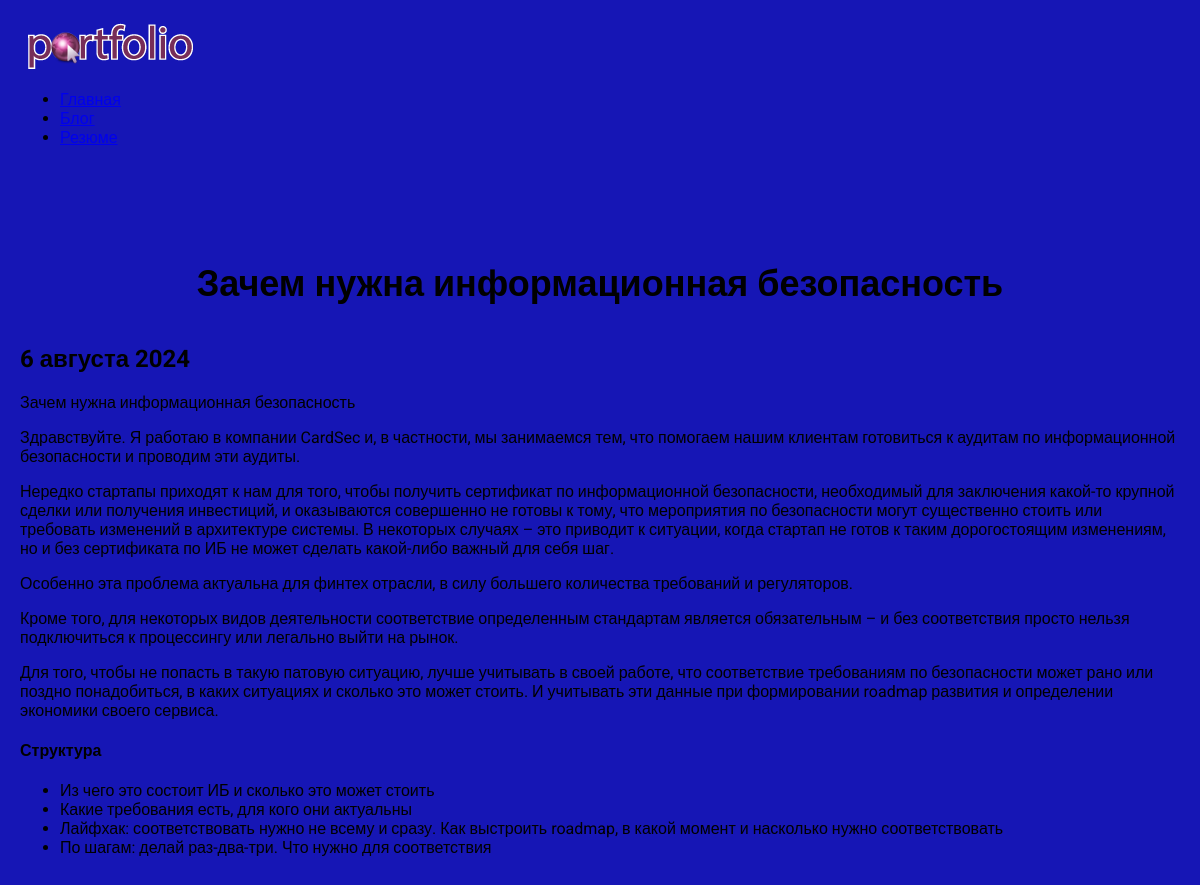
The app's page /blog/4/ with its own data.
### blog/models.py (models this page shows, shortened)
class Blog(models.Model):
    title = models.CharField(max_length=200)
    description = models.TextField()
    date = models.DateField()

### blog/views.py (the view)
# urls.py: path('<int:blog_id>/', views.detail, name="detail"),
def detail(request, blog_id):
    blog = get_object_or_404(Blog, pk=blog_id)
    return render(request, 'blog/details.html', {'blog': blog})

### blog/templates/blog/details.html
{% extends 'skills/base.html' %}
{% block content %}
<div class="detail">
    <h1>{{ blog.title }}</h1>
    <h2>{{ blog.date | date:'j E Y' }}</h2>
    {{ blog.description | safe }}
</div>
{% endblock %}

### skills/static/css/style.css (style rules this page uses)
body { background: #1616b5; padding: 0; margin: 0; font-family: "Roboto", sans-serif; }
.content h1 { text-align: center; margin: 60px 0 40px; font-size: 36px; }

### records on screen
Blog: title "Зачем нужна информационная безопасность", date "6 августа 2024", description "Зачем нужна информационная безопасность Здравствуйте. Я работаю в компании CardSec и, в частности, мы занимаемся тем, что помогаем нашим клиентам готовиться к аудитам по информационной безопасности и проводим эти аудиты. Нередко стартапы приходят к нам для того, чтобы получить сертификат по информационной безопасности, необходимый для заключения какой-то крупной сделки или получения инвестиций, и оказываются совершенно не готовы к тому, что мероприятия по безопасности могут существенно стоить или требовать изменений в архитектуре системы. В некоторых случаях – это приводит к ситуации, когда стартап не готов к таким дорогостоящим изменениям, но и без сертификата по ИБ не может сделать…"
